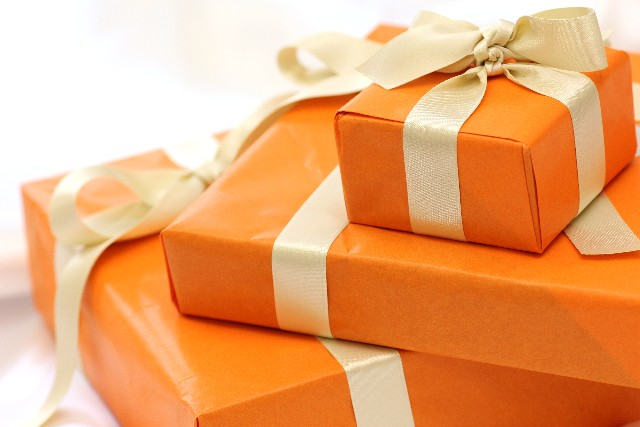
%> input picture sample.jpg, 640 x 427 px
$ octave kadai1.m   (GNU Octave 9; MATLAB toolbox functions it lacks are replaced by stand-ins)
%> lines starting %> are read from the running program, lines starting %| are printed output that depends on the picture
% 課題１　標本化間隔と空間解像度
% 画像をダウンサンプリングして（標本化間隔を大きくして）
% 表示せよ．
% 下記はサンプルプログラムである．
% 課題作成にあたっては「Lenna」以外の画像を用いよ．

clear; % 変数のオールクリア

ORG=imread('sample.jpg'); % 原画像の入力
%> ORG is the input picture: size 427x640x3 uint8; mean R, G, B 235.4, 167, 114.8
imagesc(ORG); axis image; % 画像の表示
pause; % 一時停止

IMG = imresize(ORG,0.5); % 画像の縮小
IMG2 = imresize(IMG,2,'box'); % 画像の拡大
imagesc(IMG2); axis image; % 画像の表示
pause; % 一時停止

IMG = imresize(IMG,0.5); % 画像の縮小
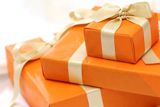
%> IMG: size 107x160x3 uint8; mean R, G, B 235.4, 167, 114.8
IMG2 = imresize(IMG,4,'box'); % 画像の拡大
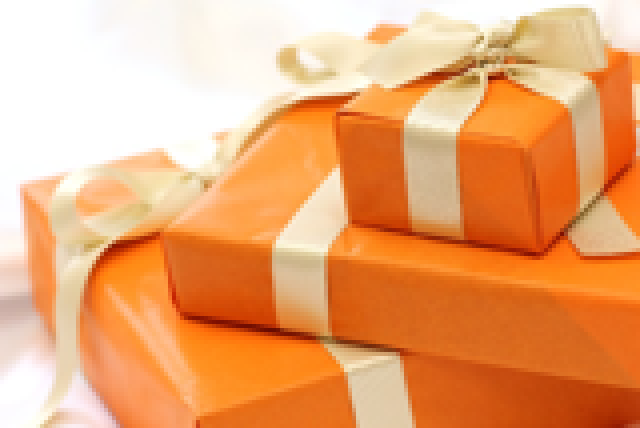
%> IMG2: size 428x640x3 uint8; mean R, G, B 235.4, 167, 114.8; mean of the top-left, top-right, bottom-left and bottom-right quarters 232.1, 169.7, 163.9, 123.9
imagesc(IMG2); axis image; % 画像の表示
pause; % 一時停止

IMG = imresize(IMG,0.5); % 画像の縮小
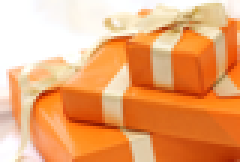
%> IMG: size 54x80x3 uint8 (shown 3 times larger); mean R, G, B 235.4, 167, 114.8
IMG2 = imresize(IMG,8,'box'); % 画像の拡大
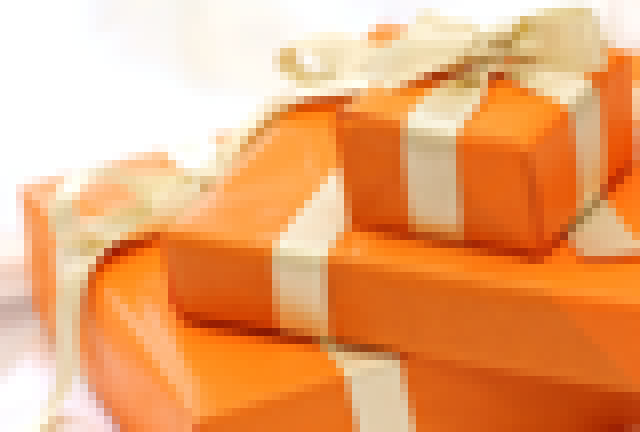
%> IMG2: size 432x640x3 uint8; mean R, G, B 235.4, 167, 114.8
imagesc(IMG2); axis image; % 画像の表示
pause; % 一時停止

IMG = imresize(IMG,0.5); % 画像の縮小
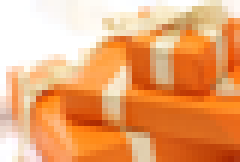
%> IMG: size 27x40x3 uint8 (shown 6 times larger); mean R, G, B 235.3, 166.9, 114.7
IMG2 = imresize(IMG,16,'box'); % 画像の拡大
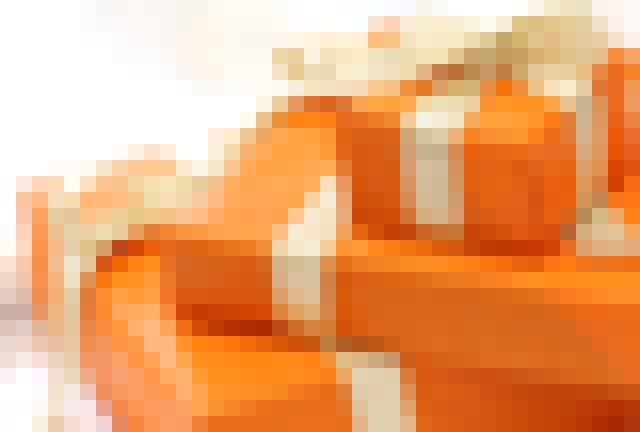
%> IMG2: size 432x640x3 uint8; mean R, G, B 235.3, 166.9, 114.7
imagesc(IMG2); axis image; % 画像の表示
pause; % 一時停止

IMG = imresize(IMG,0.5); % 画像の縮小
IMG2 = imresize(IMG,32,'box'); % 画像の拡大
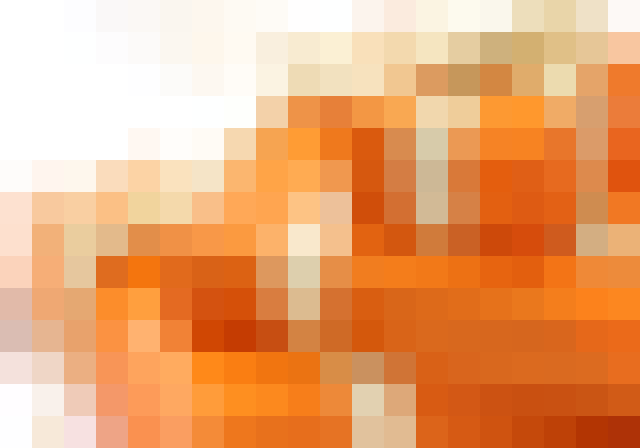
%> IMG2: size 448x640x3 uint8; mean R, G, B 235.3, 166.8, 114.5
imagesc(IMG2); axis image; % 画像の表示
